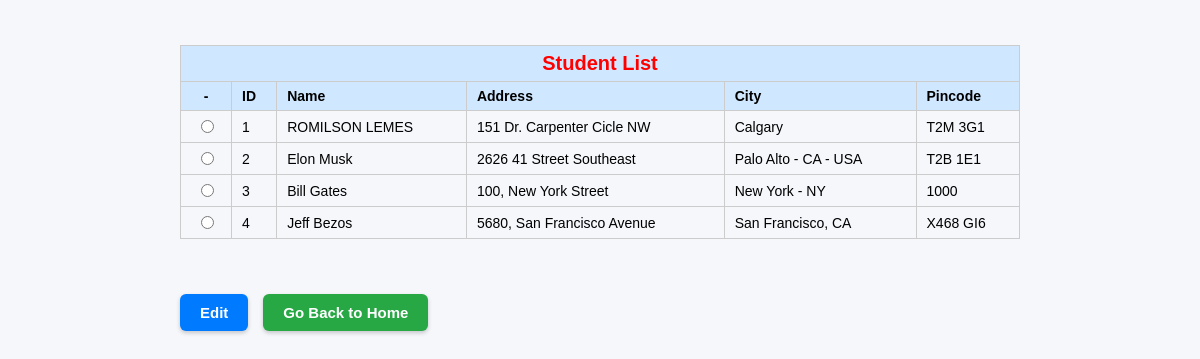
/list, run on an earlier commit of the app's database.
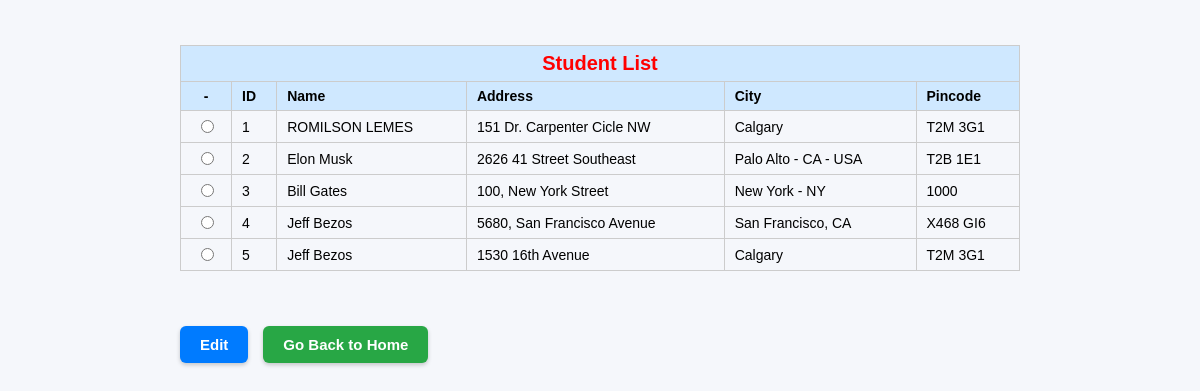
And on a later commit of the database.
### tables this page shows
CREATE TABLE students (
        id INTEGER PRIMARY KEY AUTOINCREMENT,
        name TEXT,
        address TEXT,
        city TEXT,
        pin TEXT);

### main.py (the view)
@app.route('/list')
def list_records():
    con = sql.connect("database/database.db")
    con.row_factory = sql.Row
    cur = con.cursor()
    cur.execute("SELECT * FROM students")
    rows = cur.fetchall()
    con.close()
    return render_template("list.html", rows=rows)

### templates/list.html (shortened to what this page needs)
<!DOCTYPE html>
<html>
<head>
    <link rel="stylesheet" href="{{ url_for('static', filename='styles.css') }}">
    <link rel="stylesheet" href="{{ url_for('static', filename='extraStyle.css') }}">
</head>
<body>
    <div class="button-container">
        <table class="student-table">
            <thead>
                <tr>
                    <th colspan="6" class="table-title">Student List</th>
                </tr>
                <tr>
                    <th class="select-col">-</th>
                    <th>ID</th>
                    <th>Name</th>
                    <th>Address</th>
                    <th>City</th>
                    <th>Pincode</th>
                </tr>
            </thead>
            {% for row in rows %}
            <tr>
                <td class="select-col">
                    <input type="radio" name="selected" value="{{ row['ID'] }}">
                </td>
                <td>{{ row['ID'] }}</td>
                <td>{{ row['name'] }}</td>
                <td>{{ row['address'] }}</td>
                <td>{{ row['city'] }}</td>
                <td>{{ row['pin'] }}</td>
            </tr>
            {% endfor %}
        </table>
    </div>
    <div class="button-container-left">
        <a class="btn edit" href="#" onclick="validateSelection('{{ url_for('edit_student') }}')">Edit</a>
        <a class="btn home" href="{{ url_for('home') }}">Go Back to Home</a>
    </div>
</body>
</html>

### static/styles.css (style rules this page uses)
table { border-collapse: collapse; width: 70%; margin: 20px auto; font-family: Arial, sans-serif; font-size: 14px; }
th { background-color: #cfe8ff; padding: 8px; text-align: center; font-weight: bold; }
td { padding: 6px; text-align: left; }
.table-title { caption-side: top; text-align: center; font-size: 20px; font-weight: bold; padding: 10px; margin-bottom: 10px; color: red; }
table, th, td { border: 1px solid #444; text-align: left; }
td.select-col, th.select-col { text-align: center; width: 30px; }
tr { transition: all 0.2s ease-in-out; }
a { display: block; margin-top: 20px; text-align: center; font-size: 16px; }
.button-container { display: flex; justify-content: center; gap: 20px; margin-top: 25px; }
.button-container-left { display: flex; justify-content: flex-start; gap: 15px; margin-top: 15px; margin-left: 15%; }
.btn { padding: 10px 20px; text-decoration: none; font-size: 15px; border-radius: 6px; font-weight: bold; display: inline-block; transition: 0.2s ease-in-out; box-shadow: 0 2px 4px rgba(0, 0, 0, 0.20); }
.btn.edit { background-color: #007bff; color: white; }
.btn.home { background-color: #28a745; color: white; }
.student-table { width: 70%; border-collapse: collapse; }
.student-table th, .student-table td { border: 1px solid #ccc; padding: 6px 10px; }
body { font-family: Arial, sans-serif; background-color: #f5f7fb; margin: 0; }

What changed in the data, as far as the page shows it:
added students: ID "5", name "Jeff Bezos", address "1530 16th Avenue", city "Calgary", pin "T2M 3G1"
